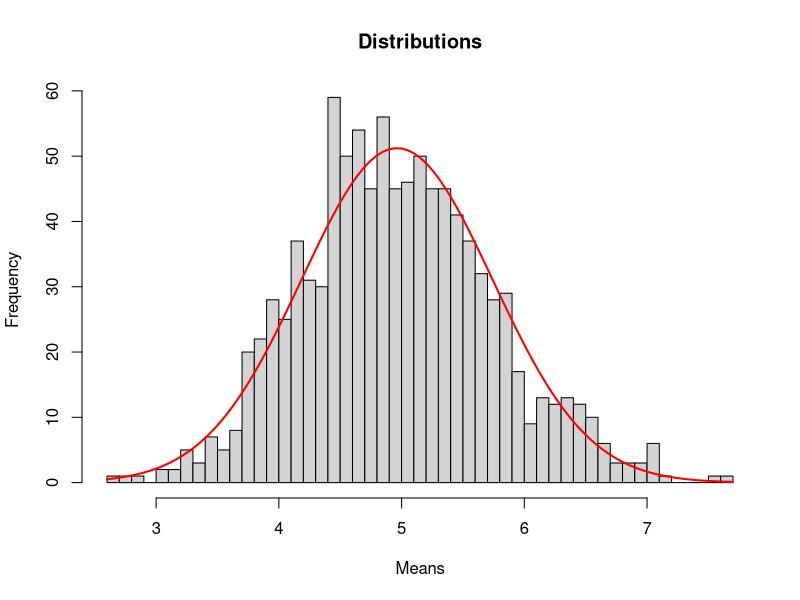
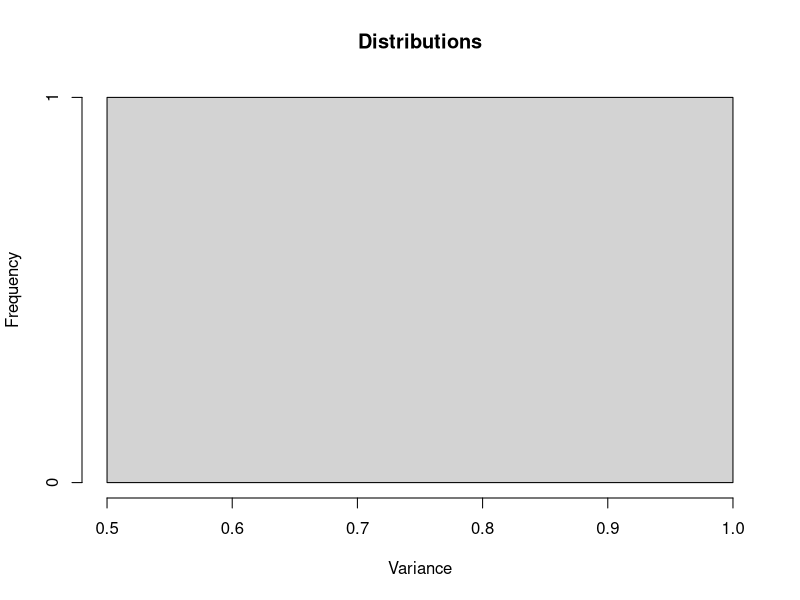
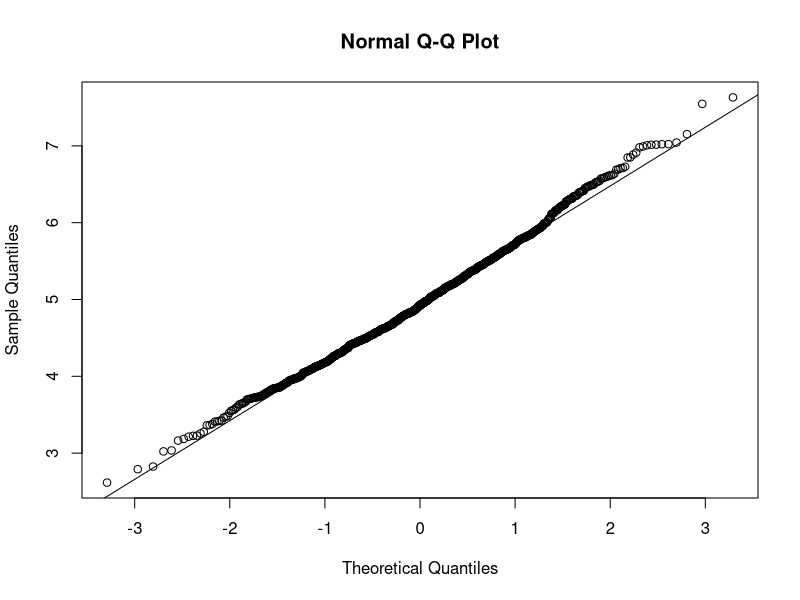

Write the R code that produced these figures, in order.
## ---- chunk 1
# Set seed value

set.seed(2345)

# Set parameters

sims <- 1000
n <- 40
lambda <- 0.2

# Run simmulation

mns = NULL
for(i in 1 : sims) {
        x <- rexp(n, lambda)
        mns <- c(mns, mean(x))
}
## ---- chunk 2
smean <- mean(mns)
smean
## ---- chunk 3
tmean <- 1/lambda
tmean
## ---- chunk 4
diffmean <- tmean - smean
diffmean
## ---- chunk 5
hist(mns, breaks = 40, main = 'Distributions', xlab = 'Means')
curve(dnorm(x, mean = smean, sd = sd(mns))*100, col = "red", lwd = 2, add = TRUE)
## ---- chunk 6
svar <- var(mns)
svar
## ---- chunk 7
tvar <- (1/lambda^2)/n
tvar
## ---- chunk 8
diffvar <- tvar - svar
diffvar
## ---- chunk 9
hist(svar, breaks = 40, main = 'Distributions', xlab = 'Variance')
curve(dnorm(x, mean = svar, sd = sd(mns))*100, col = "red", lwd = 2, add = TRUE)
## ---- chunk 10
qqnorm(mns); qqline(mns)
